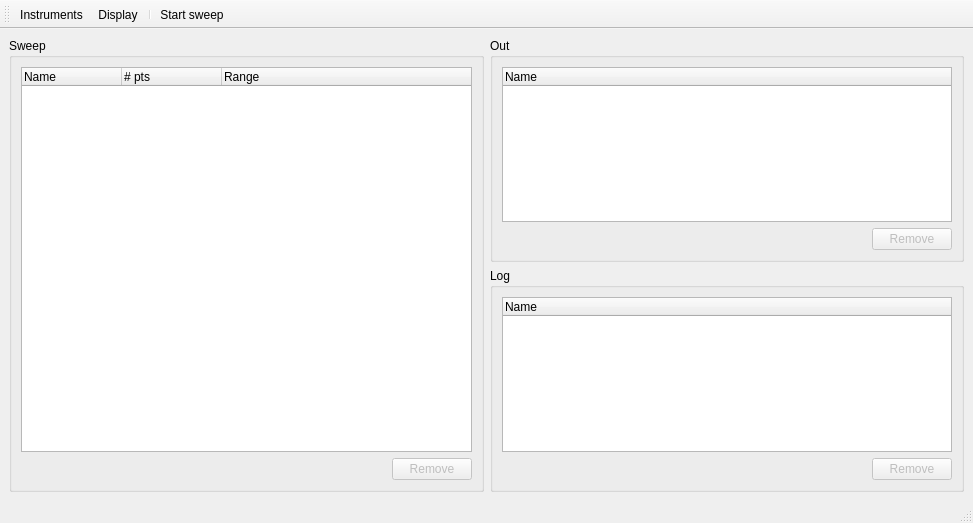
<?xml version="1.0" encoding="UTF-8"?>
<ui version="4.0">
 <class>HglMapperWindow</class>
 <widget class="QMainWindow" name="HglMapperWindow">
  <property name="geometry">
   <rect>
    <x>0</x>
    <y>0</y>
    <width>973</width>
    <height>523</height>
   </rect>
  </property>
  <property name="windowTitle">
   <string>MainWindow</string>
  </property>
  <widget class="QWidget" name="centralwidget">
   <layout class="QGridLayout" name="gridLayout_2">
    <item row="0" column="2">
     <widget class="QGroupBox" name="gb_out">
      <property name="title">
       <string>Out</string>
      </property>
      <layout class="QGridLayout" name="gridLayout_3">
       <item row="0" column="2">
        <widget class="Tree" name="tree_out">
         <column>
          <property name="text">
           <string>Name</string>
          </property>
         </column>
        </widget>
       </item>
       <item row="1" column="2">
        <layout class="QHBoxLayout" name="horizontalLayout_2">
         <item>
          <spacer name="horizontalSpacer_2">
           <property name="orientation">
            <enum>Qt::Horizontal</enum>
           </property>
           <property name="sizeHint" stdset="0">
            <size>
             <width>40</width>
             <height>20</height>
            </size>
           </property>
          </spacer>
         </item>
         <item>
          <widget class="QPushButton" name="out_remove">
           <property name="enabled">
            <bool>false</bool>
           </property>
           <property name="text">
            <string>Remove</string>
           </property>
          </widget>
         </item>
        </layout>
       </item>
      </layout>
     </widget>
    </item>
    <item row="1" column="2">
     <widget class="QGroupBox" name="gb_log">
      <property name="toolTip">
       <string/>
      </property>
      <property name="title">
       <string>Log</string>
      </property>
      <layout class="QVBoxLayout" name="verticalLayout">
       <item>
        <widget class="Tree" name="tree_log">
         <column>
          <property name="text">
           <string>Name</string>
          </property>
         </column>
        </widget>
       </item>
       <item>
        <layout class="QHBoxLayout" name="horizontalLayout_4">
         <item>
          <spacer name="horizontalSpacer_3">
           <property name="orientation">
            <enum>Qt::Horizontal</enum>
           </property>
           <property name="sizeHint" stdset="0">
            <size>
             <width>40</width>
             <height>20</height>
            </size>
           </property>
          </spacer>
         </item>
         <item>
          <widget class="QPushButton" name="log_remove">
           <property name="enabled">
            <bool>false</bool>
           </property>
           <property name="text">
            <string>Remove</string>
           </property>
          </widget>
         </item>
        </layout>
       </item>
      </layout>
     </widget>
    </item>
    <item row="0" column="1" rowspan="2">
     <widget class="QGroupBox" name="gb_sweep">
      <property name="title">
       <string>Sweep</string>
      </property>
      <layout class="QGridLayout" name="gridLayout">
       <item row="0" column="0">
        <widget class="Tree" name="tree_sw">
         <column>
          <property name="text">
           <string>Name</string>
          </property>
         </column>
         <column>
          <property name="text">
           <string># pts</string>
          </property>
         </column>
         <column>
          <property name="text">
           <string>Range</string>
          </property>
         </column>
        </widget>
       </item>
       <item row="1" column="0">
        <layout class="QHBoxLayout" name="horizontalLayout_3">
         <item>
          <spacer name="horizontalSpacer">
           <property name="orientation">
            <enum>Qt::Horizontal</enum>
           </property>
           <property name="sizeHint" stdset="0">
            <size>
             <width>40</width>
             <height>20</height>
            </size>
           </property>
          </spacer>
         </item>
         <item>
          <widget class="QPushButton" name="sw_remove">
           <property name="enabled">
            <bool>false</bool>
           </property>
           <property name="text">
            <string>Remove</string>
           </property>
           <property name="checkable">
            <bool>true</bool>
           </property>
          </widget>
         </item>
        </layout>
       </item>
      </layout>
     </widget>
    </item>
   </layout>
  </widget>
  <widget class="QMenuBar" name="menubar">
   <property name="geometry">
    <rect>
     <x>0</x>
     <y>0</y>
     <width>973</width>
     <height>26</height>
    </rect>
   </property>
  </widget>
  <widget class="QStatusBar" name="statusbar"/>
  <widget class="QToolBar" name="toolBar">
   <property name="windowTitle">
    <string>toolBar</string>
   </property>
   <attribute name="toolBarArea">
    <enum>TopToolBarArea</enum>
   </attribute>
   <attribute name="toolBarBreak">
    <bool>false</bool>
   </attribute>
   <addaction name="actionInstruments"/>
   <addaction name="actionDisplay"/>
   <addaction name="separator"/>
   <addaction name="actionStartSweep"/>
  </widget>
  <action name="actionInstruments">
   <property name="icon">
    <iconset>
     <normaloff>../resources/instruments.svg</normaloff>../resources/instruments.svg</iconset>
   </property>
   <property name="text">
    <string>Instruments</string>
   </property>
   <property name="shortcut">
    <string>Ctrl+I</string>
   </property>
  </action>
  <action name="actionDisplay">
   <property name="icon">
    <iconset>
     <normaloff>../resources/display.svg</normaloff>../resources/display.svg</iconset>
   </property>
   <property name="text">
    <string>Display</string>
   </property>
   <property name="shortcut">
    <string>Ctrl+D</string>
   </property>
  </action>
  <action name="actionStartSweep">
   <property name="icon">
    <iconset>
     <normaloff>../resources/play.svg</normaloff>../resources/play.svg</iconset>
   </property>
   <property name="text">
    <string>Start sweep</string>
   </property>
   <property name="toolTip">
    <string>Start sweep</string>
   </property>
  </action>
 </widget>
 <customwidgets>
  <customwidget>
   <class>Tree</class>
   <extends>QTreeWidget</extends>
   <header>widgets/Tree.h</header>
  </customwidget>
 </customwidgets>
 <resources/>
 <connections/>
</ui>
